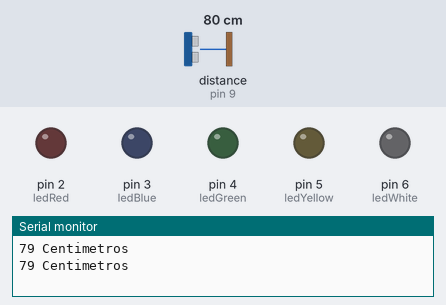
A sketch run on a simulated Arduino Uno, built with avr-gcc and run on an emulated ATmega328P. Shown: output pins drawn as LEDs (lit = HIGH), the last lines printed to the serial monitor. Wiring (inferred from the names in the program): ultrasonic range finder: trigger pin 10; echo pin 9. The test bench sets the inputs (shaded band); at power-on: distance to the obstacle (sensor on pin 9) 80 cm. The echo pulse lasts 58.3 µs per cm; pins used as bus, display or sensor lines are not drawn.

Above: at 3.5 s.
3.6 s: distance to the obstacle (sensor on pin 9) set to 36 cm
8.8 s: distance to the obstacle (sensor on pin 9) set to 29 cm
At 13.7 s:
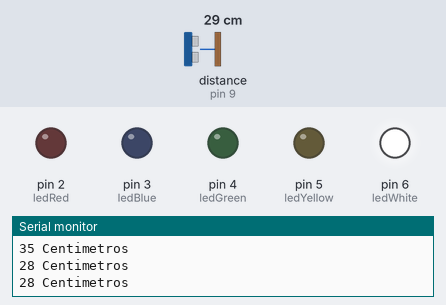
14.5 s: distance to the obstacle (sensor on pin 9) set to 24 cm
At 18.3 s:
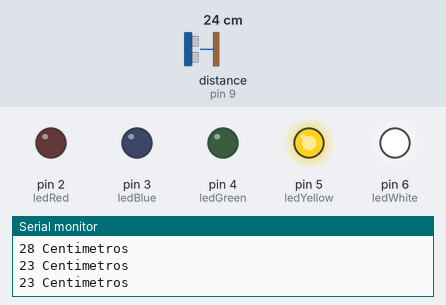
18.6 s: distance to the obstacle (sensor on pin 9) set to 19 cm
At 21.0 s:
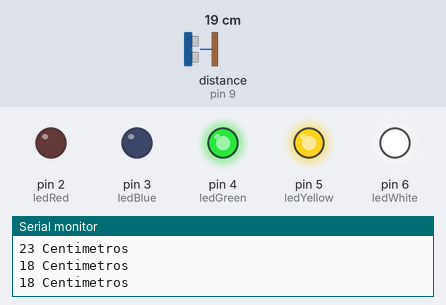
22.2 s: distance to the obstacle (sensor on pin 9) set to 2 cm
At 24.0 s:
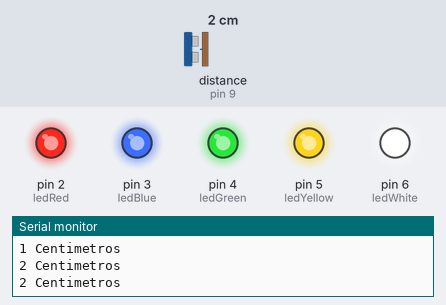
25.8 s: distance to the obstacle (sensor on pin 9) set to 35 cm
At 27.0 s:
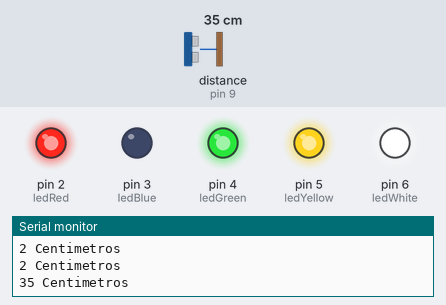
Timing chart, 0 to 30.2 s (numbered marks = the images above; inputs shaded):
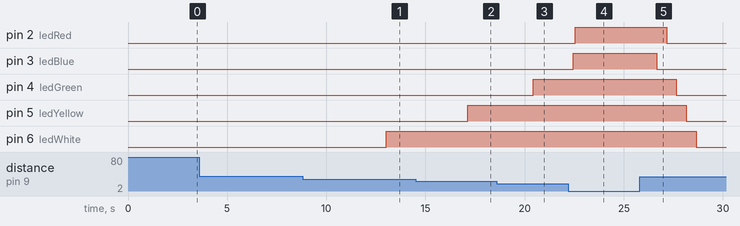

The sketch:

ULTRASONICO_SERIE.ino
```cpp
#include <LiquidCrystal.h>

//programa para usar el sensor ultrasonido
//variables
int trig = 10;
int eco = 9;
int ledRed = 2;
int ledBlue = 3;
int ledGreen = 4;
int ledYellow = 5;
int ledWhite = 6;

int duracion;
int distancia;

//inicialisa el funcionamiento, atravez del trig va a tener una funcionalidad de salida y el eco es la que va a recibir y tiene una funcionlidad de entrada, el led es una salida y asiganamos los puertos serial que es para que se miren los datos en la ventanita
  void setup() {
  pinMode (trig, OUTPUT);
  pinMode (eco, INPUT);
  pinMode (ledBlue, OUTPUT);
  pinMode (ledRed, OUTPUT);
  pinMode (ledGreen, OUTPUT);
  pinMode (ledYellow, OUTPUT);
  pinMode (ledWhite, OUTPUT);
  Serial.begin(9600);

}

// es la secuencia que nos permite mandar la señal.
void loop (){
  digitalWrite (trig, HIGH);
  delay(1);
  digitalWrite (trig, LOW);
  duracion = pulseIn (eco, HIGH);
  distancia = duracion / 58.2;
  Serial.print(distancia);
  Serial.print (" Centimetros");
  Serial.println();

  delay(200);


  /*if (distancia = 30){
    digitalWrite (ledBlue, HIGH);
    delay(100);
    } else {
      digitalWrite (ledBlue, LOW);
    delay(100);
    }*/

    if (distancia <= 10 && distancia <= 14 ){
    digitalWrite (ledBlue, HIGH);
    delay(100);
    } else {
      digitalWrite (ledBlue, LOW);
    delay(500);
    }

     if (distancia <= 15 && distancia <= 19 ){
    digitalWrite (ledRed, HIGH);
    delay(100);
    } else {
      digitalWrite (ledRed, LOW);
    delay(500);
    }

     if (distancia <= 20 && distancia <= 24 ){
    digitalWrite (ledGreen, HIGH);
    delay(100);
    } else {
      digitalWrite (ledGreen, LOW);
    delay(500);
    }

     if (distancia <= 25 && distancia <= 29 ){
    digitalWrite (ledYellow, HIGH);
    delay(100);
    } else {
      digitalWrite (ledYellow, LOW);
    delay(500);
    }

     if (distancia <= 30 && distancia <= 35 ){
    digitalWrite (ledWhite, HIGH);
    delay(100);
    } else {
      digitalWrite (ledWhite, LOW);
    delay(500);
    }


}
```

Measured:
- the behaviour switches between 32 and 31 cm on distance to the obstacle (sensor on pin 9) (found by bisection; images 0 and 1)
- the behaviour switches between 27 and 26 cm on distance to the obstacle (sensor on pin 9) (found by bisection; images 1 and 2)
- the behaviour switches between 22 and 21 cm on distance to the obstacle (sensor on pin 9) (found by bisection; images 2 and 3)
- after the input at 8.8 s, pin 6 (ledWhite): LOW → HIGH after 4.2 s
- after the input at 14.5 s, pin 5 (ledYellow): LOW → HIGH after 2.6 s
- after the input at 18.6 s, pin 4 (ledGreen): LOW → HIGH after 1.8 s
- after the input at 22.2 s, pin 2 (ledRed): LOW → HIGH after 0.34 s; pin 3 (ledBlue): LOW → HIGH after 0.24 s
- after the input at 25.8 s, pin 2 (ledRed): HIGH → LOW after 1.4 s; pin 3 (ledBlue): HIGH → LOW after 0.85 s; pin 4 (ledGreen): HIGH → LOW after 1.9 s; pin 5 (ledYellow): HIGH → LOW after 2.4 s; pin 6 (ledWhite): HIGH → LOW after 2.9 s
